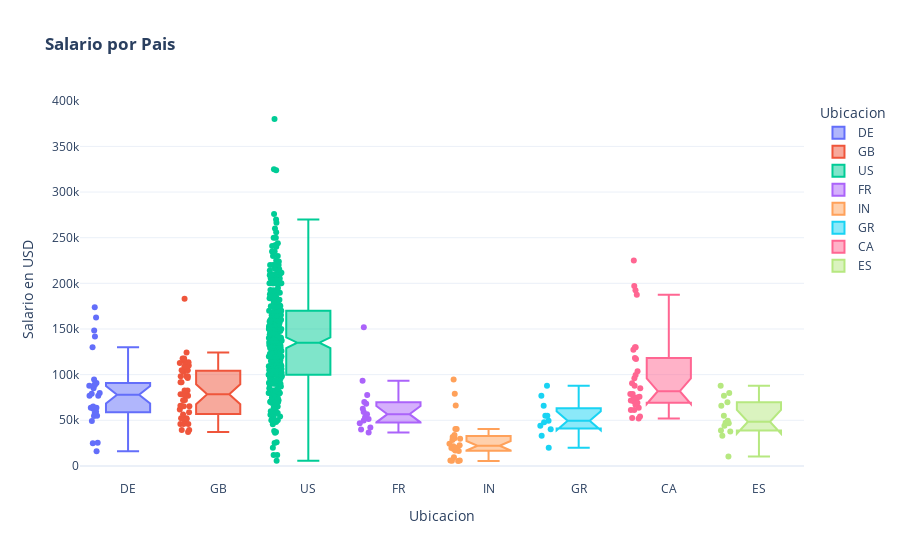

The code cell stored with this chart in its notebook:
### Code cell
fig = px.box(temp_location, x="Ubicacion", y="Salario en USD", color="Ubicacion",notched=True, points='all',title="<b>Salario por Pais",hover_data=["Ubicacion"], template='plotly_white')
fig.show()

### Figure 1 — Plotly figure (JSON) as saved in the notebook; plotly's stock layout.template omitted (floating-point values rounded to 4 significant figures; data arrays with more than 128 entries replaced by an {"elided": "..."} marker saying what was removed)
{"data": [{"alignmentgroup": "True", "boxpoints": "all", "hovertemplate": "Ubicacion=%{x}<br>Salario en USD=%{y}<extra></extra>", "legendgroup": "DE", "marker": {"color": "#636efa"}, "name": "DE", "notched": true, "offsetgroup": "DE", "orientation": "v", "showlegend": true, "type": "box", "x": ["DE", "DE", "DE", "DE", "DE", "DE", "DE", "DE", "DE", "DE", "DE", "DE", "DE", "DE", "DE", "DE", "DE", "DE", "DE", "DE", "DE", "DE", "DE", "DE", "DE", "DE", "DE", "DE"], "x0": " ", "xaxis": "x", "y": [79833, 59303, 15966, 54742, 148261, 62726, 49268, 79197, 76833, 94564, 63831, 130026, 90734, 24823, 90734, 88654, 173762, 141846, 63831, 25532, 65013, 76833, 85000, 87932, 87932, 54957, 162674, 58035], "y0": " ", "yaxis": "y"}, {"alignmentgroup": "True", "boxpoints": "all", "hovertemplate": "Ubicacion=%{x}<br>Salario en USD=%{y}<extra></extra>", "legendgroup": "GB", "marker": {"color": "#EF553B"}, "name": "GB", "notched": true, "offsetgroup": "GB", "orientation": "v", "showlegend": true, "type": "box", "x": ["GB", "GB", "GB", "GB", "GB", "GB", "GB", "GB", "GB", "GB", "GB", "GB", "GB", "GB", "GB", "GB", "GB", "GB", "GB", "GB", "GB", "GB", "GB", "GB", "GB", "GB", "GB", "GB", "GB", "GB", "GB", "GB", "GB", "GB", "GB", "GB", "GB", "GB", "GB", "GB", "GB", "GB", "GB", "GB", "GB", "GB", "GB"], "x0": " ", "xaxis": "x", "y": [109024, 114047, 112872, 76958, 82528, 51519, 113476, 103160, 110037, 82528, 61896, 50000, 76833, 66022, 116914, 56256, 72212, 96282, 117789, 104702, 52351, 65438, 39263, 78526, 52351, 45807, 78526, 65438, 37300, 124333, 98158, 117789, 98158, 52351, 71982, 45807, 78526, 58894, 39263, 104702, 91614, 98158, 78526, 183228, 91614, 65438, 45807], "y0": " ", "yaxis": "y"}, {"alignmentgroup": "True", "boxpoints": "all", "hovertemplate": "Ubicacion=%{x}<br>Salario en USD=%{y}<extra></extra>", "legendgroup": "US", "marker": {"color": "#00cc96"}, "name": "US", "notched": true, "offsetgroup": "US", "orientation": "v", "showlegend": true, "type": "box", "x": {"elided": "348 str values"}, "x0": " ", "xaxis": "x", "y": {"elided": "348 int values"}, "y0": " ", "yaxis": "y"}, {"alignmentgroup": "True", "boxpoints": "all", "hovertemplate": "Ubicacion=%{x}<br>Salario en USD=%{y}<extra></extra>", "legendgroup": "FR", "marker": {"color": "#ab63fa"}, "name": "FR", "notched": true, "offsetgroup": "FR", "orientation": "v", "showlegend": true, "type": "box", "x": ["FR", "FR", "FR", "FR", "FR", "FR", "FR", "FR", "FR", "FR", "FR", "FR", "FR", "FR", "FR"], "x0": " ", "xaxis": "x", "y": [51321, 39916, 46759, 70139, 42197, 53192, 59102, 49646, 62649, 152000, 56738, 36643, 77684, 93427, 68147], "y0": " ", "yaxis": "y"}, {"alignmentgroup": "True", "boxpoints": "all", "hovertemplate": "Ubicacion=%{x}<br>Salario en USD=%{y}<extra></extra>", "legendgroup": "IN", "marker": {"color": "#FFA15A"}, "name": "IN", "notched": true, "offsetgroup": "IN", "orientation": "v", "showlegend": true, "type": "box", "x": ["IN", "IN", "IN", "IN", "IN", "IN", "IN", "IN", "IN", "IN", "IN", "IN", "IN", "IN", "IN", "IN", "IN", "IN", "IN", "IN", "IN", "IN", "IN", "IN"], "x0": " ", "xaxis": "x", "y": [40481, 5707, 6072, 6072, 5409, 19609, 29751, 30428, 9466, 20000, 40570, 22611, 24342, 33808, 16228, 21637, 28399, 16904, 66265, 94665, 79039, 18442, 31615, 18442], "y0": " ", "yaxis": "y"}, {"alignmentgroup": "True", "boxpoints": "all", "hovertemplate": "Ubicacion=%{x}<br>Salario en USD=%{y}<extra></extra>", "legendgroup": "GR", "marker": {"color": "#19d3f3"}, "name": "GR", "notched": true, "offsetgroup": "GR", "orientation": "v", "showlegend": true, "type": "box", "x": ["GR", "GR", "GR", "GR", "GR", "GR", "GR", "GR", "GR", "GR", "GR"], "x0": " ", "xaxis": "x", "y": [47899, 40189, 54957, 54957, 65949, 49461, 87932, 43966, 32974, 76940, 20000], "y0": " ", "yaxis": "y"}, {"alignmentgroup": "True", "boxpoints": "all", "hovertemplate": "Ubicacion=%{x}<br>Salario en USD=%{y}<extra></extra>", "legendgroup": "CA", "marker": {"color": "#FF6692"}, "name": "CA", "notched": true, "offsetgroup": "CA", "orientation": "v", "showlegend": true, "type": "box", "x": ["CA", "CA", "CA", "CA", "CA", "CA", "CA", "CA", "CA", "CA", "CA", "CA", "CA", "CA", "CA", "CA", "CA", "CA", "CA", "CA", "CA", "CA", "CA", "CA", "CA", "CA", "CA", "CA", "CA", "CA"], "x0": " ", "xaxis": "x", "y": [117104, 54238, 187442, 75774, 127221, 96113, 225000, 87738, 71786, 63810, 103691, 99703, 192400, 90700, 130000, 61300, 130000, 61300, 118187, 78791, 196979, 75000, 78791, 52396, 70912, 69336, 85000, 75000, 67000, 52000], "y0": " ", "yaxis": "y"}, {"alignmentgroup": "True", "boxpoints": "all", "hovertemplate": "Ubicacion=%{x}<br>Salario en USD=%{y}<extra></extra>", "legendgroup": "ES", "marker": {"color": "#B6E880"}, "name": "ES", "notched": true, "offsetgroup": "ES", "orientation": "v", "showlegend": true, "type": "box", "x": ["ES", "ES", "ES", "ES", "ES", "ES", "ES", "ES", "ES", "ES", "ES", "ES", "ES", "ES"], "x0": " ", "xaxis": "x", "y": [79833, 38776, 47282, 10354, 69741, 37825, 46809, 55000, 49461, 43966, 32974, 87932, 76940, 65949], "y0": " ", "yaxis": "y"}], "layout": {"boxmode": "overlay", "legend": {"title": {"text": "Ubicacion"}, "tracegroupgap": 0}, "title": {"text": "<b>Salario por Pais"}, "xaxis": {"anchor": "y", "categoryarray": ["DE", "GB", "US", "FR", "IN", "GR", "CA", "ES"], "categoryorder": "array", "domain": [0, 1], "title": {"text": "Ubicacion"}}, "yaxis": {"anchor": "x", "domain": [0, 1], "title": {"text": "Salario en USD"}}}}
